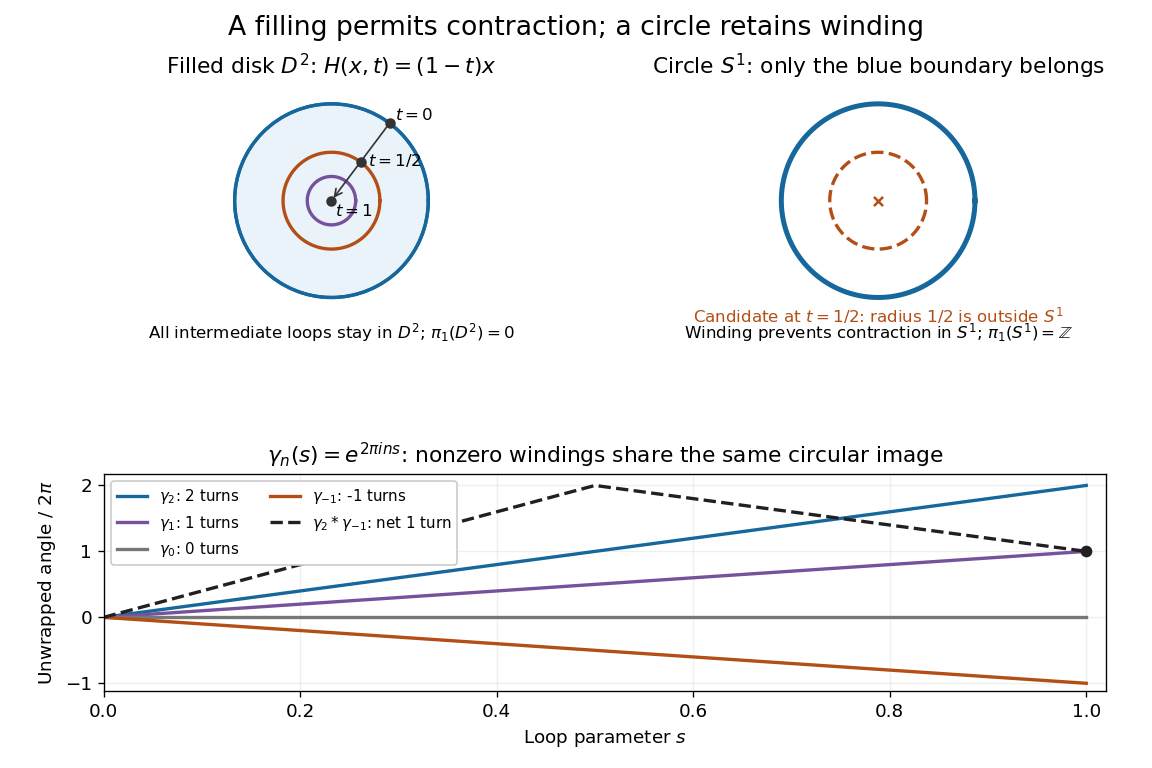

Generate this figure with Python:
"""Draw disk contraction and circle winding; write the PNG basename to cwd.

Tested with Python 3.14.4, NumPy 2.3.5 and Matplotlib 3.10.7.
Run from _media: MPLCONFIGDIR=/tmp/codex-wiki-mpl python ../disk-circle-loop-obstruction.py
"""

from pathlib import Path

import matplotlib

matplotlib.use("Agg")
import matplotlib.pyplot as plt
from matplotlib.patches import Circle
import numpy as np


def main():
    plt.rcParams.update({"font.size": 11, "axes.titlesize": 13})
    blue, orange, purple = "#16679c", "#b34e16", "#76529c"
    fig = plt.figure(figsize=(9.6, 6.4), facecolor="white")
    grid = fig.add_gridspec(2, 2, height_ratios=[1.05, 1], hspace=0.72)
    disk, circle = fig.add_subplot(grid[0, 0]), fig.add_subplot(grid[0, 1])
    winding = fig.add_subplot(grid[1, :])
    fig.subplots_adjust(left=0.09, right=0.96, top=0.89, bottom=0.10)
    fig.suptitle("A filling permits contraction; a circle retains winding", fontsize=16)
    theta = np.linspace(0, 2 * np.pi, 801)
    for ax in [disk, circle]:
        ax.set_aspect("equal")
        ax.set(xlim=(-1.2, 1.2), ylim=(-1.16, 1.2))
        ax.axis("off")

    disk.add_patch(Circle((0, 0), 1, facecolor="#eaf3f9", edgecolor=blue, lw=2))
    for radius, color in [(1, blue), (0.5, orange), (0.25, purple)]:
        disk.plot(radius * np.cos(theta), radius * np.sin(theta), color=color, lw=2)
    start = np.array([0.6, 0.8])
    disk.annotate("", xy=(0, 0), xytext=start,
                  arrowprops={"arrowstyle": "->", "color": "#333333"})
    for t in [0, 0.5, 1]:
        point = (1 - t) * start
        disk.scatter(*point, s=28, color="#333333", zorder=5)
    disk.text(0.04, -0.16, r"$t=1$", fontsize=10)
    disk.text(0.38, 0.36, r"$t=1/2$", fontsize=10)
    disk.text(0.66, 0.83, r"$t=0$", fontsize=10)
    disk.set_title(r"Filled disk $D^2$: $H(x,t)=(1-t)x$")
    disk.text(0.5, -0.11, r"All intermediate loops stay in $D^2$; $\pi_1(D^2)=0$",
              transform=disk.transAxes, ha="center", fontsize=10)

    circle.plot(np.cos(theta), np.sin(theta), color=blue, lw=3)
    circle.plot(0.5 * np.cos(theta), 0.5 * np.sin(theta), color=orange, lw=2, ls="--")
    circle.scatter([0], [0], s=30, marker="x", color=orange)
    circle.text(0.5, -0.04, r"Candidate at $t=1/2$: radius $1/2$ is outside $S^1$",
                transform=circle.transAxes, ha="center", color=orange, fontsize=10)
    circle.set_title(r"Circle $S^1$: only the blue boundary belongs")
    circle.text(0.5, -0.11, r"Winding prevents contraction in $S^1$; $\pi_1(S^1)=\mathbb{Z}$",
                transform=circle.transAxes, ha="center", fontsize=10)

    s = np.linspace(0, 1, 801)
    for n, color in [(2, blue), (1, purple), (0, "#777777"), (-1, orange)]:
        winding.plot(s, n * s, color=color, lw=2, label=rf"$\gamma_{{{n}}}$: {n} turns")
    turns = np.where(s <= 0.5, 4 * s, 3 - 2 * s)
    winding.plot(s, turns, color="#202020", lw=2, ls="--",
                 label=r"$\gamma_2 * \gamma_{-1}$: net 1 turn")
    winding.scatter([1], [1], color="#202020", zorder=5)
    winding.set(xlim=(0, 1.02), ylim=(-1.12, 2.18), xlabel=r"Loop parameter $s$",
                ylabel=r"Unwrapped angle / $2\pi$",
                title=r"$\gamma_n(s)=e^{2\pi i n s}$: nonzero windings share the same circular image")
    winding.set_yticks([-1, 0, 1, 2])
    winding.grid(alpha=0.2)
    winding.legend(loc="upper left", fontsize=9, ncol=2, framealpha=1)
    fig.savefig(Path(__file__).stem + ".png", dpi=120, facecolor="white", transparent=False)
    plt.close(fig)


if __name__ == "__main__":
    main()
